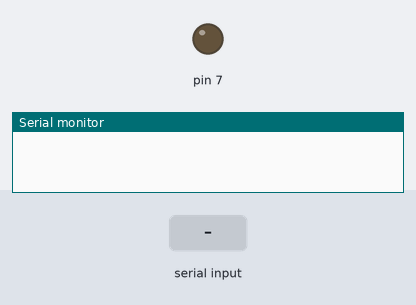
This sketch was run on a simulated Arduino Uno, built with avr-gcc and run on an emulated ATmega328P. On the bench: output pins drawn as LEDs (lit = HIGH), the last lines printed to the serial monitor. The inputs (shaded band) are chosen by the test bench.

Above: at 1.2 s.
1.3 s: "1" received over Serial
At 2.1 s:
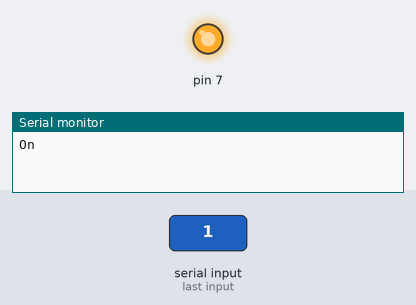
2.8 s: "0" received over Serial
At 3.2 s:
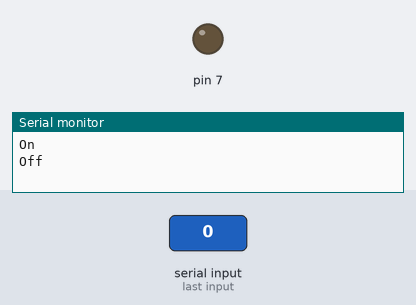
Timing chart, 0 to 5.8 s (numbered marks = the images above; inputs shaded):
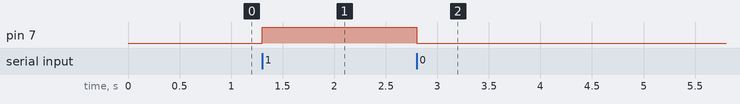

Measured:
- after the input at 1.3 s, pin 7: LOW → HIGH at once
- after the input at 2.8 s, pin 7: HIGH → LOW at once

The sketch:

led.ino
```cpp
int phone = 9;
int estado = 0;
void setup() {
  Serial.begin(9600);
  pinMode(7,OUTPUT);
}

void loop() {
  if(Serial.available()>0){
      phone = (Serial.read());
    }
  switch(phone){
      case '0':
      {
        digitalWrite(7,LOW);
        if(estado == 1){
          Serial.println("Off\n");
          Serial.flush();
          estado = 0;
        }

      }
      break;

      case'1':
      {
        digitalWrite(7,HIGH);
        if(estado == 0){
          Serial.println("On\n");
          Serial.flush();
          estado = 1;
        }
      }
    }
}
```
